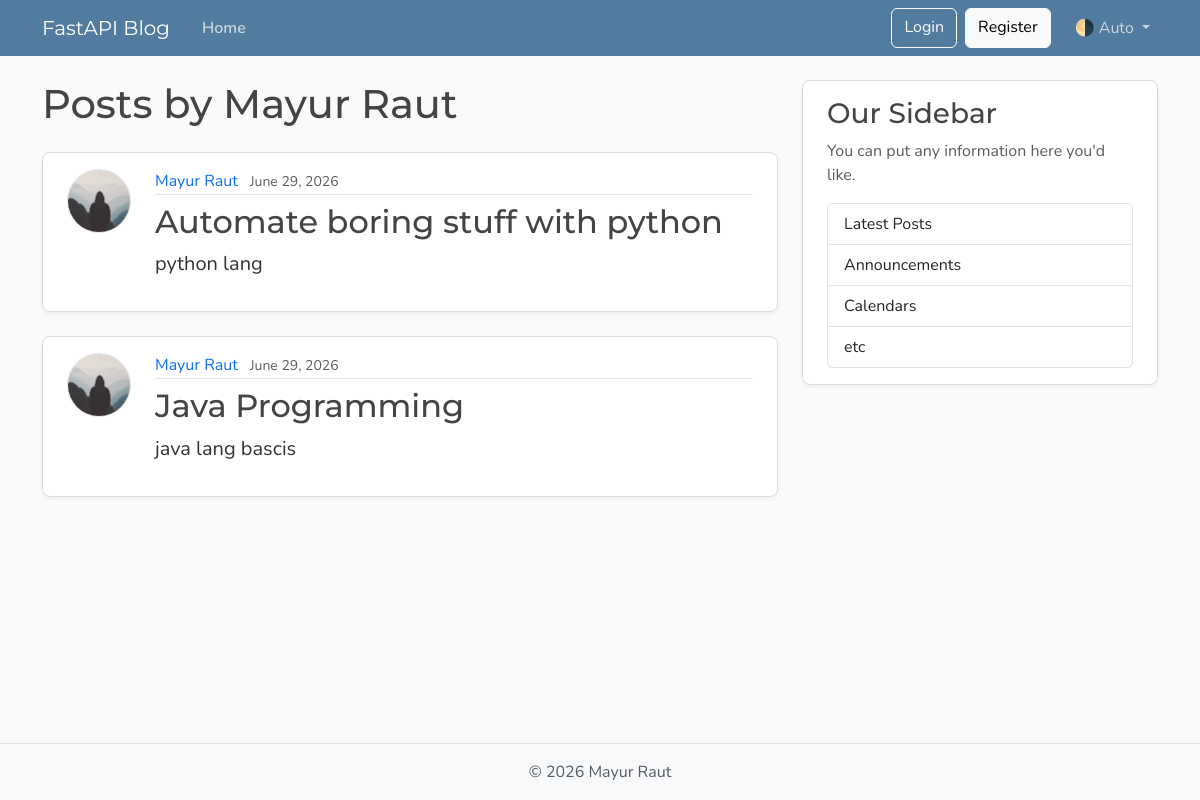
Before: /users/1/posts with the older database file.
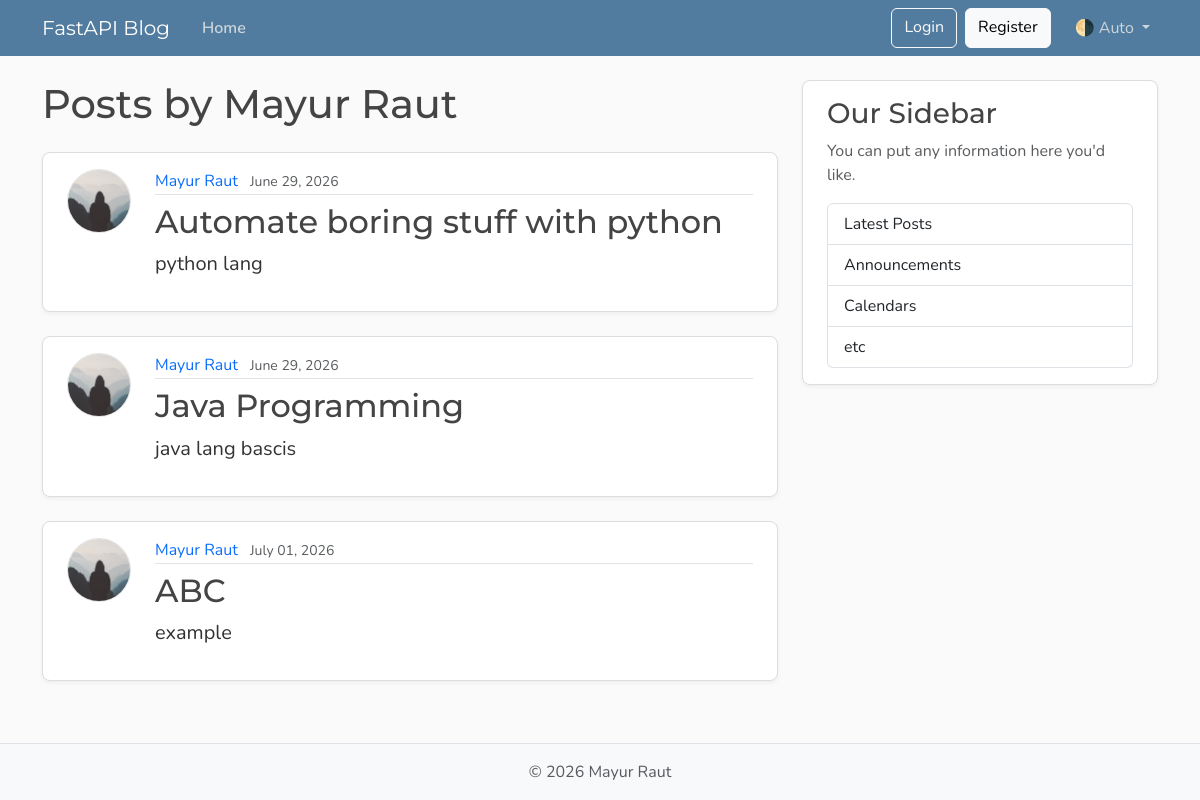
After: the same page with the newer database file.
### models.py (models this page shows, shortened)
class User(Base):
    __tablename__ = "users"
    id: Mapped[int] = mapped_column(Integer, primary_key=True, index=True)
    username: Mapped[str] = mapped_column(String(50), unique=True, nullable=False)
    email: Mapped[str] = mapped_column(String(120), unique=True, nullable=False)
    image_file: Mapped[str | None] = mapped_column(
        String(200),
        nullable=True,
        default=None,
    )
    posts: Mapped[list[Post]] = relationship(back_populates="author", cascade="all, delete-orphan")

class Post(Base):
    __tablename__ = "posts"
    id: Mapped[int] = mapped_column(Integer, primary_key=True, index=True)
    title: Mapped[str] = mapped_column(String(100), nullable=False)
    content: Mapped[str] = mapped_column(Text, nullable=False)
    user_id: Mapped[int] = mapped_column(
        ForeignKey("users.id"),
        nullable=False,
        index=True,
    )
    date_posted: Mapped[datetime] = mapped_column(
        DateTime(timezone=True),
        default=lambda: datetime.now(UTC),
    )
    author: Mapped[User] = relationship(back_populates="posts")

### main.py (the view)
@app.get("/users/{user_id}/posts", include_in_schema=False, name="user_posts")
async def user_posts_page(
    request: Request,
    user_id: int,
    db: Annotated[AsyncSession, Depends(get_db)],
):
    result = await db.execute(select(models.User).where(models.User.id == user_id))
    user = result.scalars().first()
    if not user:
        raise HTTPException(
            status_code=status.HTTP_404_NOT_FOUND,
            detail="User not found",
        )
    result = await db.execute(
        select(models.Post)
        .options(selectinload(models.Post.author))
        .where(models.Post.user_id == user_id),
    )
    posts = result.scalars().all()
    return templates.TemplateResponse(
        request,
        "user_posts.html",
        {"posts": posts, "user": user, "title": f"{user.username}'s Posts"},
    )

### templates/user_posts.html
{% extends "layout.html" %}
{% block content %}
  <h1 class="mb-4">Posts by {{ user.username }}</h1>
  {% for post in posts %}
    <article class="content-section py-3 px-4 mb-4">
      <div class="d-flex align-items-start gap-4">
        <img class="rounded-circle article-img flex-shrink-0"
             src="{{ post.author.image_path }}"
             alt="{{ post.author.username }}'s profile picture"
             width="64"
             height="64"
             loading="lazy">
        <div class="flex-grow-1">
          <div class="article-metadata mb-2">
            <a class="me-2"
               href="{{ url_for('user_posts', user_id=post.author.id) }}">{{ post.author.username }}</a>
            <small class="text-body-secondary">{{ post.date_posted.strftime("%B %d, %Y") }}</small>
          </div>
          <h2>
            <a class="article-title"
               href="{{ url_for('get_post_page', post_id=post.id) }}">{{ post.title }}</a>
          </h2>
          <p class="article-content">{{ post.content }}</p>
        </div>
      </div>
    </article>
  {% else %}
    <p class="text-body-secondary">No posts by this user yet.</p>
  {% endfor %}
{% endblock content %}

### templates/layout.html (shortened to what this page needs)
<!DOCTYPE html>
<html lang="en">
  <head>
    <link href="https://cdn.jsdelivr.net/npm/bootstrap@5.3.8/dist/css/bootstrap.min.css"
          rel="stylesheet"
>
    <link rel="stylesheet"
          type="text/css"
          href="{{ url_for("static", path='css/main.css') }}">
  </head>
  <body class="d-flex flex-column min-vh-100">
    <header class="site-header">
      <nav class="navbar navbar-expand-md bg-steel fixed-top"
           data-bs-theme="dark">
        <div class="container">
          <a class="navbar-brand me-4" href="{{ url_for("home") }}">FastAPI Blog</a>
          <div class="collapse navbar-collapse" id="navbarToggle">
            <div class="navbar-nav me-auto">
              <a class="nav-link active"
                 aria-current="page"
                 href="{{ url_for("home") }}">Home</a>
            </div>
            <div class="navbar-nav">
              <a class="btn btn-outline-light mb-2 mb-md-0 me-md-2" href="#">Login</a>
              <a class="btn btn-light mb-2 mb-md-0 me-md-3" href="#">Register</a>
              <div class="nav-item dropdown">
                <a class="nav-link dropdown-toggle"
                   href="#"
                   role="button"
                   id="bd-theme"
                   data-bs-toggle="dropdown"
                   aria-expanded="false">
                  <span id="bd-theme-text">🌗 Auto</span>
                </a>
              </div>
            </div>
          </div>
        </div>
      </nav>
    </header>
    <main role="main" class="container">
      <div class="row">
        <div class="col-md-8">
          {% block content %}
          {% endblock content %}
        </div>
        <aside class="col-md-4">
          <div class="content-section py-3 px-4 mb-4">
            <h3>Our Sidebar</h3>
            <p class="text-body-secondary">You can put any information here you'd like.</p>
            <ul class="list-group">
              <li class="list-group-item">Latest Posts</li>
              <li class="list-group-item">Announcements</li>
              <li class="list-group-item">Calendars</li>
              <li class="list-group-item">etc</li>
            </ul>
          </div>
        </aside>
      </div>
    </main>
    <footer class="mt-auto py-3 bg-body-tertiary border-top">
      <div class="container text-center">
        <p class="text-body-secondary mb-0">
          © <span id="year"></span> Mayur Raut
        </p>
      </div>
    </footer>
  </body>
</html>

### static/css/main.css (style rules this page uses)
:root { --font-heading: "Montserrat", system-ui, -apple-system, BlinkMacSystemFont, sans-serif; --font-body: "Nunito", system-ui, -apple-system, BlinkMacSystemFont, sans-serif; --color-bg-body: #fafafa; --color-bg-content: #ffffff; --color-text-primary: #333333; --color-text-heading: #444444; --color-steel: #527c9f; --color-nav-link: #cbd5db; --color-nav-link-hover: #ffffff; --color-link-hover: #428bca; --color-border: #dddddd; --color-border-light: #e3e3e3; --spacing-xl: 5rem; --article-img-size: 4rem; --account-img-size: 7.813rem; }
body { font-family: var(--font-body); background: var(--color-bg-body); color: var(--color-text-primary); }
main { padding-top: var(--spacing-xl); }
h1, h2, h3, h4, h5, h6 { font-family: var(--font-heading); color: var(--color-text-heading); }
.navbar-brand { font-family: var(--font-heading); }
a { text-decoration: none; }
.bg-steel { background-color: var(--color-steel); }
.site-header .navbar-nav .nav-link { color: var(--color-nav-link); transition: color 0.2s ease-in-out; }
.site-header .navbar-nav .nav-link.active { font-weight: 600; }
.content-section { background: var(--color-bg-content); border: 1px solid var(--color-border); border-radius: 0.5rem; box-shadow: 0 2px 4px rgba(15, 23, 42, 0.05); transition: box-shadow 0.15s ease, transform 0.15s ease, border-color 0.15s ease; }
.article-title { color: var(--color-text-heading); transition: color 0.2s ease-in-out; }
.article-content { white-space: pre-line; font-size: 1.25rem; }
.article-img { height: var(--article-img-size); width: var(--article-img-size); flex-shrink: 0; object-fit: cover; border: 1px solid var(--color-border-light); box-shadow: 0 0 0 2px var(--color-bg-content); }
.article-metadata { padding-bottom: 0.063rem; border-bottom: 1px solid var(--color-border-light); }
.article-metadata a { transition: color 0.2s ease-in-out; }
[data-bs-theme="dark"] { --color-bg-body: #1a1a1a; --color-bg-content: #2d2d2d; --color-text-primary: #e0e0e0; --color-text-heading: #f0f0f0; --color-border: #404040; --color-border-light: #4a4a4a; }

Changed rows visible on the page:
added Post: author.username "Mayur Raut", date_posted "July 01, 2026", title "ABC", content "example"
